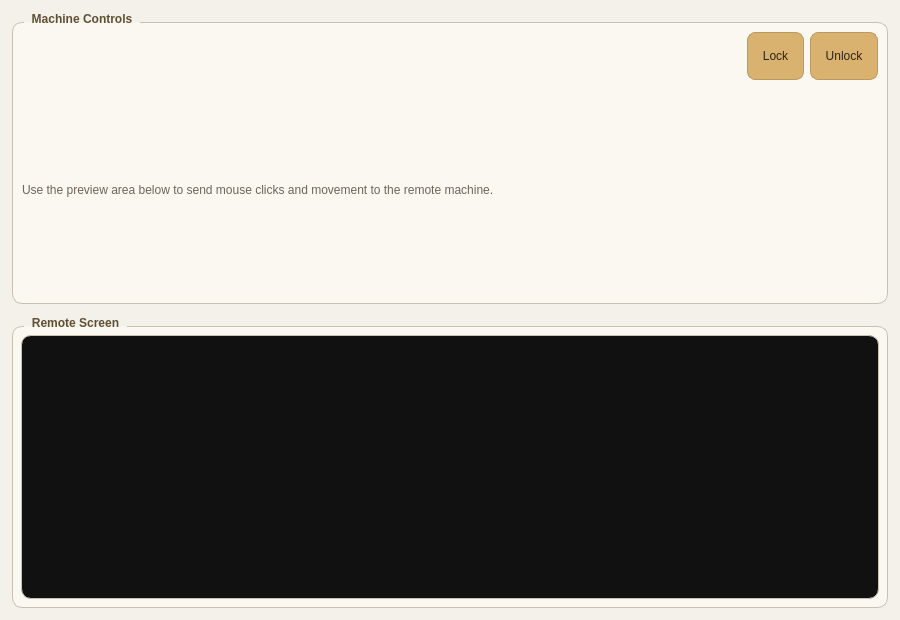
<?xml version="1.0" encoding="UTF-8"?>
<ui version="4.0">
 <class>RemoteScreenWindow</class>
 <widget class="QDialog" name="RemoteScreenWindow">
  <property name="geometry">
   <rect>
    <x>0</x>
    <y>0</y>
    <width>900</width>
    <height>620</height>
   </rect>
  </property>
  <property name="windowTitle">
   <string>Remote Monitor</string>
  </property>
  <property name="styleSheet">
   <string notr="true">QDialog {
    background: #f4f1ea;
}
QGroupBox {
    border: 1px solid #c9c0af;
    border-radius: 10px;
    margin-top: 10px;
    background: #fbf8f2;
    font-weight: 600;
}
QGroupBox::title {
    subcontrol-origin: margin;
    left: 12px;
    padding: 0 6px 0 6px;
    color: #5e5033;
}
QPushButton {
    min-height: 34px;
    padding: 6px 14px;
    border-radius: 8px;
    border: 1px solid #b89a63;
    background: #d8b26e;
    color: #2d2418;
}
QPushButton:hover {
    background: #e3bf7d;
}
QPushButton:pressed {
    background: #c79f57;
}</string>
  </property>
  <layout class="QVBoxLayout" name="rootLayout">
   <property name="spacing">
    <number>12</number>
   </property>
   <property name="leftMargin">
    <number>12</number>
   </property>
   <property name="topMargin">
    <number>12</number>
   </property>
   <property name="rightMargin">
    <number>12</number>
   </property>
   <property name="bottomMargin">
    <number>12</number>
   </property>
   <item>
    <widget class="QGroupBox" name="controlsGroupBox">
     <property name="title">
      <string>Machine Controls</string>
     </property>
     <layout class="QVBoxLayout" name="controlsRootLayout">
      <item>
       <layout class="QHBoxLayout" name="toolbarLayout">
        <item>
         <spacer name="toolbarSpacer">
          <property name="orientation">
           <enum>Qt::Horizontal</enum>
          </property>
          <property name="sizeHint" stdset="0">
           <size>
            <width>40</width>
            <height>20</height>
           </size>
          </property>
         </spacer>
        </item>
        <item>
         <widget class="QPushButton" name="lockButton">
          <property name="text">
           <string>Lock</string>
          </property>
         </widget>
        </item>
        <item>
         <widget class="QPushButton" name="unlockButton">
          <property name="text">
           <string>Unlock</string>
          </property>
         </widget>
        </item>
       </layout>
      </item>
      <item>
       <widget class="QLabel" name="instructionsLabel">
        <property name="styleSheet">
         <string notr="true">color: #6e6456;</string>
        </property>
        <property name="text">
         <string>Use the preview area below to send mouse clicks and movement to the remote machine.</string>
        </property>
        <property name="wordWrap">
         <bool>true</bool>
        </property>
       </widget>
      </item>
     </layout>
    </widget>
   </item>
   <item>
    <widget class="QGroupBox" name="previewGroupBox">
     <property name="title">
      <string>Remote Screen</string>
     </property>
     <layout class="QVBoxLayout" name="previewLayout">
      <property name="leftMargin">
       <number>8</number>
      </property>
      <property name="topMargin">
       <number>8</number>
      </property>
      <property name="rightMargin">
       <number>8</number>
      </property>
      <property name="bottomMargin">
       <number>8</number>
      </property>
      <item>
       <widget class="QFrame" name="screenFrame">
        <property name="frameShape">
         <enum>QFrame::StyledPanel</enum>
        </property>
        <property name="frameShadow">
         <enum>QFrame::Sunken</enum>
        </property>
        <property name="styleSheet">
         <string notr="true">QFrame#screenFrame {
    border: 1px solid #c9c0af;
    border-radius: 10px;
    background: #111111;
}</string>
        </property>
        <layout class="QVBoxLayout" name="screenFrameLayout">
         <property name="leftMargin">
          <number>0</number>
         </property>
         <property name="topMargin">
          <number>0</number>
         </property>
         <property name="rightMargin">
          <number>0</number>
         </property>
         <property name="bottomMargin">
          <number>0</number>
         </property>
         <item>
          <widget class="QWidget" name="screenContainer" native="true"/>
         </item>
        </layout>
       </widget>
      </item>
     </layout>
    </widget>
   </item>
  </layout>
 </widget>
 <resources/>
 <connections/>
</ui>
